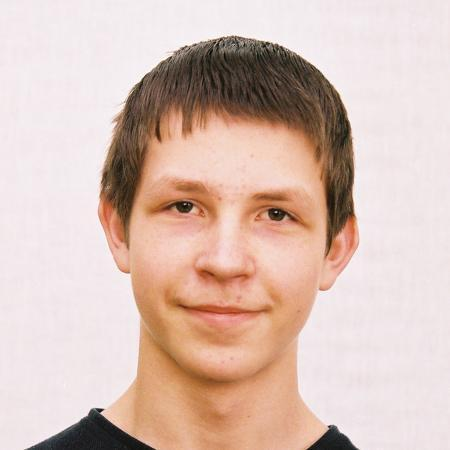
#> input picture Data/input/0.jpg, 450 x 450 px
$ python -i photo_info.py   (imports and definitions only)   (older library calls are emulated)
#> lines starting #> are read from the running program, lines starting #| are printed output that depends on the picture; after the words box and inside, x2 and y2 are one past the last pixel; in counts of white or black regions, pixels touching at a corner belong together
#> further down, picture is the input picture: shape (450, 450, 3); mean B, G, R 182.2, 191.9, 216.8
from mtcnn.mtcnn import MTCNN
import cv2
import sys
import numpy as np
import random
import os
import warnings
from time import time


# [4 lines that did not run here, left out]


def display(img, name="Img", time=0):
    if not isinstance(img, np.ndarray):
        img = cv2.imread(img)
    cv2.imshow(name, img)
    cv2.waitKey(time)
    cv2.destroyAllWindows()


def addpoint(img, pt, radius=2, color=(random.randint(0, 255), random.randint(0, 255), random.randint(0, 255))):
    if not isinstance(img, np.ndarray):
        img = cv2.imread(img)
    cv2.circle(img, pt, radius, color, -1)
    return img


def addbox(img, coord, color=(random.randint(0, 255), random.randint(0, 255), random.randint(0, 255)), thickness=2):
    if not isinstance(img, np.ndarray):
        img = cv2.imread(img)
    cv2.rectangle(img, *coord, color, thickness)
    return img


def xywh2xyxy(x, y, w, h):
    x1 = x
    x2 = x + w
    y1 = y
    y2 = y + h
    return (x1, y1), (x2, y2)


def crop(img, pt1, pt2):
    x1, y1 = pt1
    x2, y2 = pt2
    img = img[y1:y2, x1:x2]
    return img


def time_it_wrapper(callback, name="", args=(), kwargs={}):
    print(name, ": ", end="")
    start_time = time()
    temp = None
    if callback:
        temp = callback(*args, **kwargs)
    print("time={:.2f}s".format(time() - start_time))
    return temp


def bg_remove(img, out=None):
    # == Parameters
    BLUR = 21
    CANNY_THRESH_1 = 10
    CANNY_THRESH_2 = 200
    MASK_DILATE_ITER = 10
    MASK_ERODE_ITER = 10
    MASK_COLOR = (0.0, 0.0, 1.0)  # In BGR format

    gray = cv2.cvtColor(img, cv2.COLOR_BGR2GRAY)
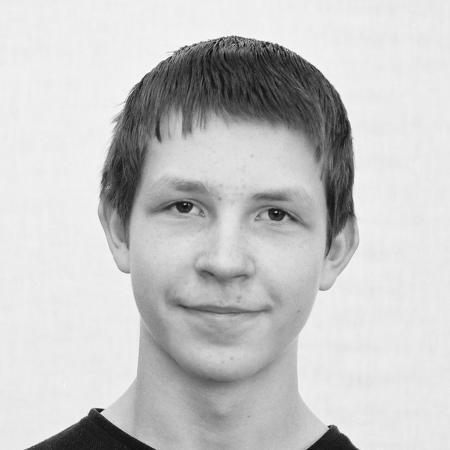
#> gray: shape (450, 450); min 3, max 254, mean 198.3

    # -- Edge detection
    edges = cv2.Canny(gray, CANNY_THRESH_1, CANNY_THRESH_2)
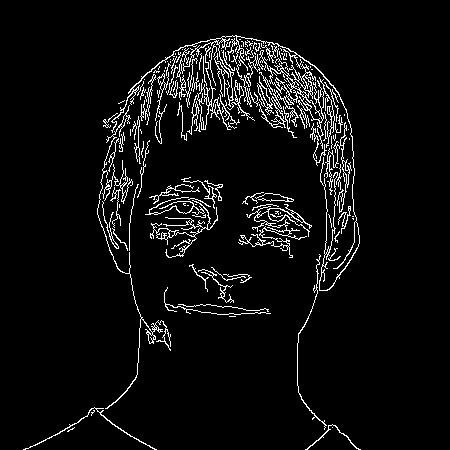
#> edges: shape (450, 450); 5.3% white in thin lines or dots, all inside (x1, y1, x2, y2) = (23, 35, 361, 450)
    edges = cv2.dilate(edges, None)
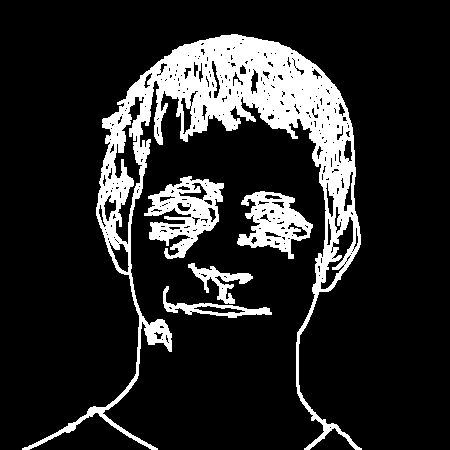
#> edges: shape (450, 450); 15.7% white; 5 white regions, box (x1, y1, x2, y2) and area: (22, 34, 362, 450) 24371, (144, 176, 224, 259) 3161, (237, 191, 313, 259) 2529, (188, 263, 253, 304) 849, (163, 286, 272, 318) 827
    edges = cv2.erode(edges, None)
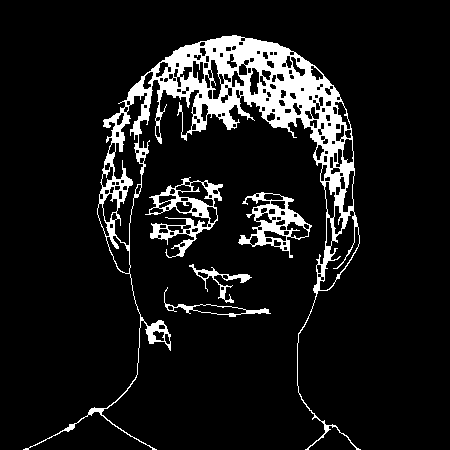
#> edges: shape (450, 450); 9.6% white; 5 white regions

    # -- Find contours in edges, sort by area
    contour_info = []
    _, contours, _ = cv2.findContours(edges, cv2.RETR_LIST, cv2.CHAIN_APPROX_NONE)
#> contours = 226 contours, 70 with area under 20; largest, box (x1, y1, x2, y2) and area: (23, 35, 361, 450) 23606, (145, 177, 223, 258) 2606, (238, 192, 312, 258) 2235, (112, 92, 148, 246) 2151, (319, 210, 360, 291) 1298
    for c in contours:
        contour_info.append((
            c,
            cv2.isContourConvex(c),
            cv2.contourArea(c),
        ))
#> after the loop, contour_info = 226 items
    contour_info = sorted(contour_info, key=lambda c: c[2], reverse=True)
    max_contour = contour_info[0]
#> max_contour = 3 items, first 3: contour of 2920 points, box (x1, y1, x2, y2) (23, 35, 361, 450), area 23606, False, 23606

    # -- Create empty mask, draw filled polygon on it corresponding to largest contour ----
    # Mask is black, polygon is white

    mask = np.zeros(edges.shape)
    # cv2.fillConvexPoly(mask, max_contour[0], (255))

    for c in contour_info:
        cv2.fillConvexPoly(mask, c[0], (255))
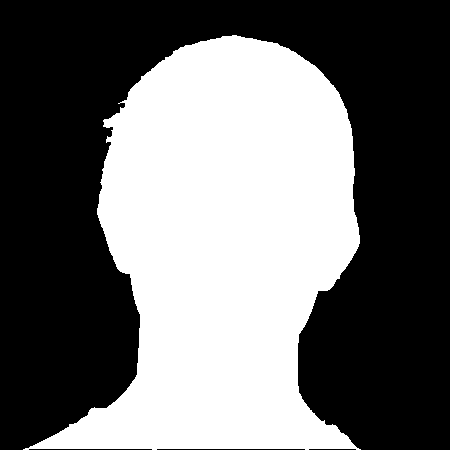
#> mask: shape (450, 450) float64; 43% white; 1 white region, box (x1, y1, x2, y2) and area: (23, 35, 361, 450) 87071

    # -- Smooth mask, then blur it
    mask = cv2.dilate(mask, None, iterations=MASK_DILATE_ITER)
#> mask: shape (450, 450) float64; 50.2% white; 1 black region, box (x1, y1, x2, y2) and area: (0, 0, 450, 450) 100865
    mask = cv2.erode(mask, None, iterations=MASK_ERODE_ITER)
#> mask: shape (450, 450) float64; 43.3% white; 1 white region, box (x1, y1, x2, y2) and area: (23, 35, 361, 450) 87595
    mask = cv2.GaussianBlur(mask, (BLUR, BLUR), 0)
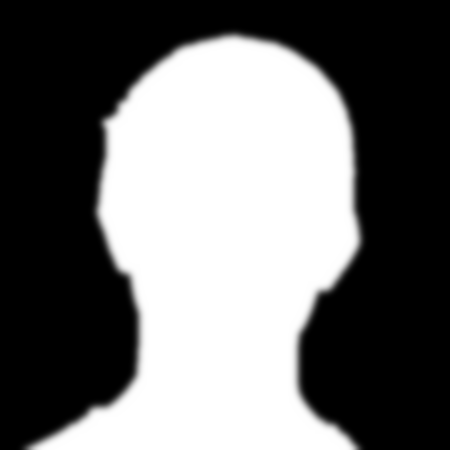
#> mask: shape (450, 450) float64; min 0, max 255, mean 110.3; drawn with min black and max white
    mask_stack = np.dstack([mask] * 3)  # Create 3-channel alpha mask

    # -- Blend masked img into MASK_COLOR background
    mask_stack = mask_stack.astype('float32') / 255.0
    img = img.astype('float32') / 255.0
    masked = (mask_stack * img) + ((1 - mask_stack) * MASK_COLOR)
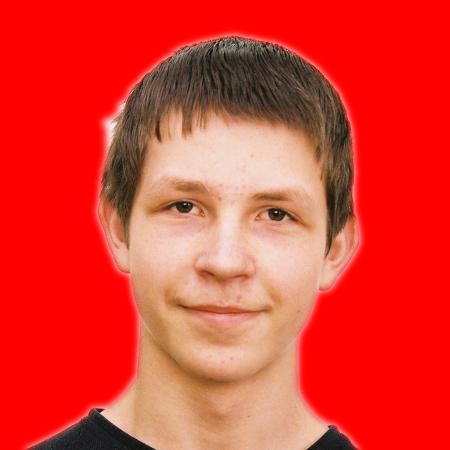
#> masked: shape (450, 450, 3) float64; mean of channels 0, 1, 2 0.195, 0.238, 0.881; drawn as B, G, R
    masked = (masked * 255).astype('uint8')

    if out:
        cv2.imwrite(out, masked)
    display(img, "masked")
    return masked


# [17 lines not run here, left out]
    # img = crop(img, *points_box)
    # display(img)

>>> import cv2
>>> picture = cv2.imread('../Data/input/0.jpg')
>>> result = bg_remove(picture)

$ run again, on Data/input/6.jpg
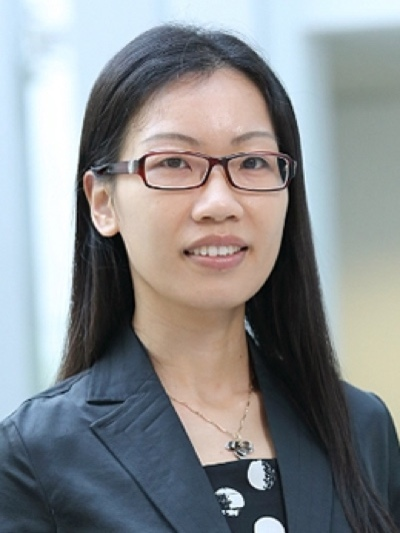
#> input picture Data/input/6.jpg, 400 x 533 px
#> picture is the input picture: shape (533, 400, 3); mean B, G, R 141.8, 139.7, 136.7
#> in bg_remove, `edges = cv2.erode(edges, None)`:
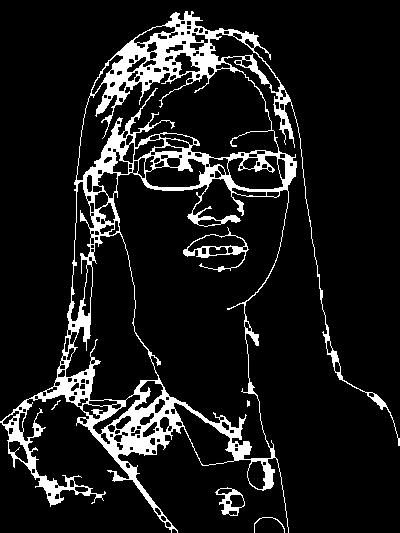
#> edges: shape (533, 400); 10.6% white; 6 white regions (2 under 20 px)
#> contours = 242 contours, 75 with area under 20; largest, box (x1, y1, x2, y2) and area: (0, 11, 400, 533) 83164, (113, 172, 289, 460) 28952, (76, 68, 279, 181) 11592, (65, 232, 159, 401) 8107, (173, 402, 235, 466) 1732
#> after the loop in bg_remove, `for c in contours:`: contour_info = 242 items
#> max_contour = 3 items, first 3: contour of 3597 points, box (x1, y1, x2, y2) (0, 11, 400, 533), area 83164, False, 83163.5
#> in bg_remove, `masked = (mask_stack * img) + ((1 - mask_stack) * MASK_COLOR)`:
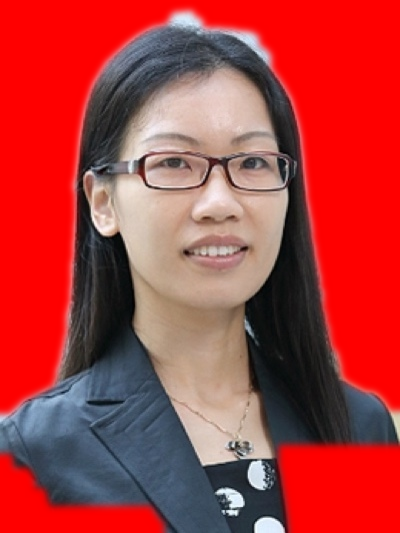
#> masked: shape (533, 400, 3) float64; mean of channels 0, 1, 2 0.241, 0.242, 0.68; drawn as B, G, R

$ run again, on Data/input/KTL.jpg
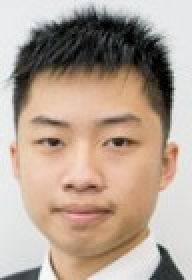
#> input picture Data/input/KTL.jpg, 96 x 140 px (shown 2 times larger)
#> picture is the input picture: shape (140, 96, 3); mean B, G, R 147.9, 162.4, 180.8
#> in bg_remove, `edges = cv2.erode(edges, None)`:
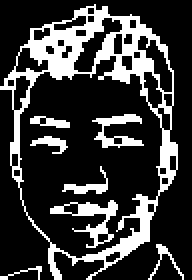
#> edges: shape (140, 96) (shown 2 times larger); 22.7% white; 8 white regions
#> contours = 41 contours, 13 with area under 20; largest, box (x1, y1, x2, y2) and area: (0, 2, 89, 140) 8534, (9, 27, 82, 130) 5466, (36, 8, 62, 37) 266, (68, 17, 87, 47) 230, (25, 100, 59, 124) 219
#> the loop in bg_remove, `for c in contours:` made 41 passes
#> after the loop in bg_remove, `for c in contours:`: contour_info = 41 items
#> max_contour = 3 items, first 3: contour of 411 points, box (x1, y1, x2, y2) (0, 2, 89, 140), area 8534, False, 8533.5
#> the loop in bg_remove, `for c in contour_info:` made 41 passes
#> in bg_remove, `masked = (mask_stack * img) + ((1 - mask_stack) * MASK_COLOR)`:
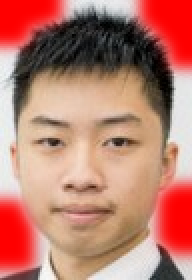
#> masked: shape (140, 96, 3) float64 (shown 2 times larger); mean of channels 0, 1, 2 0.434, 0.491, 0.733; drawn as B, G, R

$ run again, on Data/input/ck.jpg
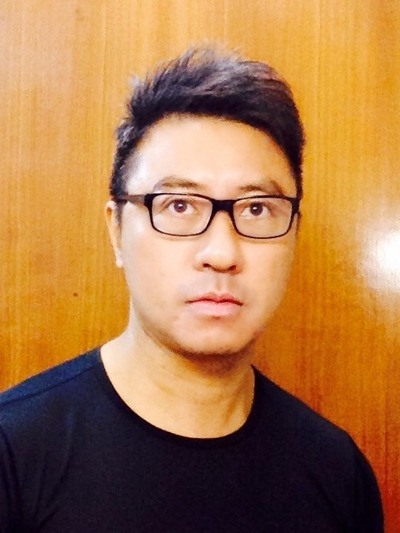
#> input picture Data/input/ck.jpg, 400 x 533 px
#> picture is the input picture: shape (533, 400, 3); mean B, G, R 74.1, 120.2, 168.8
#> contours = 438 contours, 166 with area under 20; largest, box (x1, y1, x2, y2) and area: (0, 0, 400, 533) 93699, (100, 202, 324, 439) 27889, (122, 116, 297, 201) 9330, (167, 87, 304, 215) 4794, (323, 279, 378, 363) 2662
#> after the loop in bg_remove, `for c in contours:`: contour_info = 438 items
#> max_contour = 3 items, first 3: contour of 3466 points, box (x1, y1, x2, y2) (0, 0, 400, 533), area 93699, False, 93699
#> in bg_remove, `masked = (mask_stack * img) + ((1 - mask_stack) * MASK_COLOR)`:
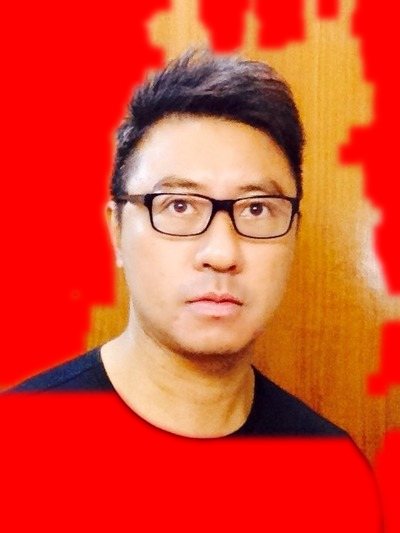
#> masked: shape (533, 400, 3) float64; mean of channels 0, 1, 2 0.173, 0.273, 0.875; drawn as B, G, R
